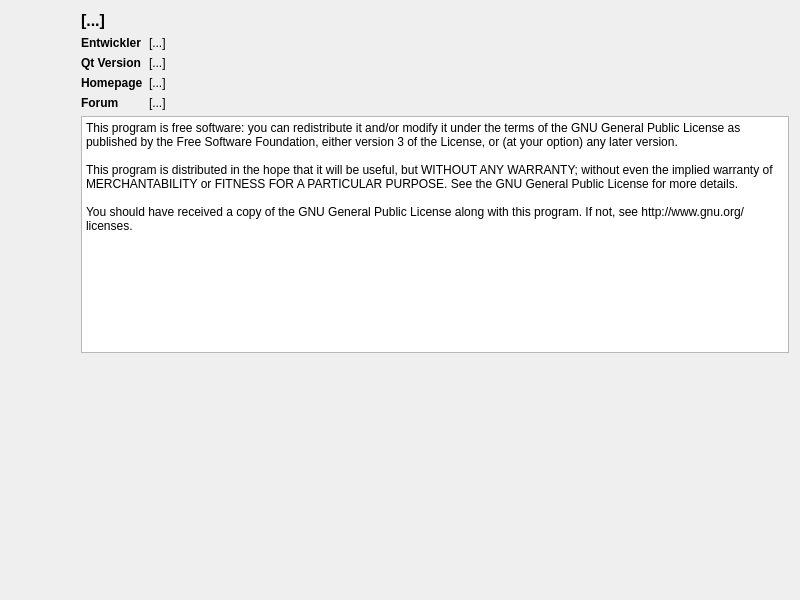
<?xml version="1.0" encoding="UTF-8"?>
<ui version="4.0">
 <class>TabUeber</class>
 <widget class="QWidget" name="TabUeber">
  <property name="geometry">
   <rect>
    <x>0</x>
    <y>0</y>
    <width>800</width>
    <height>600</height>
   </rect>
  </property>
  <property name="windowTitle">
   <string>Über</string>
  </property>
  <layout class="QGridLayout" name="gridLayout_23">
   <item row="1" column="2">
    <widget class="QLabel" name="lblEntwickler">
     <property name="sizePolicy">
      <sizepolicy hsizetype="Expanding" vsizetype="Preferred">
       <horstretch>0</horstretch>
       <verstretch>0</verstretch>
      </sizepolicy>
     </property>
     <property name="text">
      <string notr="true">[...]</string>
     </property>
    </widget>
   </item>
   <item row="0" column="1" colspan="2">
    <widget class="QLabel" name="lblVersion">
     <property name="font">
      <font>
       <pointsize>12</pointsize>
       <bold>true</bold>
      </font>
     </property>
     <property name="text">
      <string notr="true">[...]</string>
     </property>
    </widget>
   </item>
   <item row="1" column="1">
    <widget class="QLabel" name="label_53">
     <property name="font">
      <font>
       <bold>true</bold>
      </font>
     </property>
     <property name="text">
      <string>Entwickler</string>
     </property>
    </widget>
   </item>
   <item row="7" column="1">
    <spacer name="verticalSpacer_5">
     <property name="orientation">
      <enum>Qt::Vertical</enum>
     </property>
     <property name="sizeHint" stdset="0">
      <size>
       <width>20</width>
       <height>40</height>
      </size>
     </property>
    </spacer>
   </item>
   <item row="4" column="1">
    <widget class="QLabel" name="label_54">
     <property name="font">
      <font>
       <bold>true</bold>
      </font>
     </property>
     <property name="text">
      <string>Forum</string>
     </property>
    </widget>
   </item>
   <item row="2" column="1">
    <widget class="QLabel" name="label_52">
     <property name="font">
      <font>
       <bold>true</bold>
      </font>
     </property>
     <property name="text">
      <string>Qt Version</string>
     </property>
    </widget>
   </item>
   <item row="3" column="2">
    <widget class="QLabel" name="lblHomepage">
     <property name="sizePolicy">
      <sizepolicy hsizetype="Expanding" vsizetype="Preferred">
       <horstretch>0</horstretch>
       <verstretch>0</verstretch>
      </sizepolicy>
     </property>
     <property name="text">
      <string notr="true">[...]</string>
     </property>
     <property name="openExternalLinks">
      <bool>true</bool>
     </property>
     <property name="textInteractionFlags">
      <set>Qt::LinksAccessibleByMouse|Qt::TextSelectableByMouse</set>
     </property>
    </widget>
   </item>
   <item row="4" column="2">
    <widget class="QLabel" name="lblForum">
     <property name="sizePolicy">
      <sizepolicy hsizetype="Expanding" vsizetype="Preferred">
       <horstretch>0</horstretch>
       <verstretch>0</verstretch>
      </sizepolicy>
     </property>
     <property name="text">
      <string notr="true">[...]</string>
     </property>
     <property name="openExternalLinks">
      <bool>true</bool>
     </property>
     <property name="textInteractionFlags">
      <set>Qt::LinksAccessibleByMouse|Qt::TextSelectableByMouse</set>
     </property>
    </widget>
   </item>
   <item row="2" column="2">
    <widget class="QLabel" name="lblQtVersion">
     <property name="sizePolicy">
      <sizepolicy hsizetype="Expanding" vsizetype="Preferred">
       <horstretch>0</horstretch>
       <verstretch>0</verstretch>
      </sizepolicy>
     </property>
     <property name="text">
      <string notr="true">[...]</string>
     </property>
    </widget>
   </item>
   <item row="3" column="1">
    <widget class="QLabel" name="label_51">
     <property name="font">
      <font>
       <bold>true</bold>
      </font>
     </property>
     <property name="text">
      <string>Homepage</string>
     </property>
    </widget>
   </item>
   <item row="0" column="0" rowspan="5">
    <widget class="QLabel" name="lblLogo">
     <property name="minimumSize">
      <size>
       <width>64</width>
       <height>64</height>
      </size>
     </property>
     <property name="maximumSize">
      <size>
       <width>64</width>
       <height>64</height>
      </size>
     </property>
     <property name="pixmap">
      <pixmap resource="images.qrc">:/images/logo.svg</pixmap>
     </property>
     <property name="scaledContents">
      <bool>true</bool>
     </property>
    </widget>
   </item>
   <item row="6" column="1" colspan="2">
    <widget class="QPlainTextEdit" name="tbLizenz">
     <property name="readOnly">
      <bool>true</bool>
     </property>
     <property name="plainText">
      <string notr="true">This program is free software: you can redistribute it and/or modify it under the terms of the GNU General Public License as published by the Free Software Foundation, either version 3 of the License, or (at your option) any later version.

This program is distributed in the hope that it will be useful, but WITHOUT ANY WARRANTY; without even the implied warranty of MERCHANTABILITY or FITNESS FOR A PARTICULAR PURPOSE. See the GNU General Public License for more details.

You should have received a copy of the GNU General Public License along with this program. If not, see http://www.gnu.org/licenses.</string>
     </property>
    </widget>
   </item>
  </layout>
 </widget>
 <resources>
  <include location="images.qrc"/>
 </resources>
 <connections/>
</ui>
